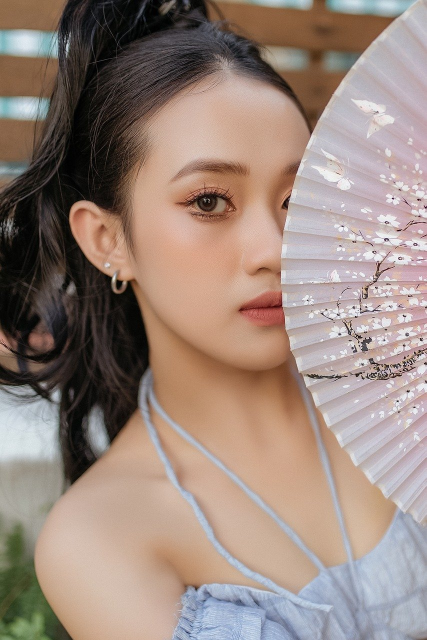
%> input picture matlab_kodları/kadin.jpg, 853 x 1280 px (shown at 1/2 size)
$ octave yakinlastirma.m   (GNU Octave 9; MATLAB toolbox functions it lacks are replaced by stand-ins)
%> lines starting %> are read from the running program, lines starting %| are printed output that depends on the picture
% Orijinal görüntünün yüklenmesi
orjinalresim = imread('kadin.jpg');
%> orjinalresim is the input picture: size 1280x853x3 uint8; mean R, G, B 153.3, 134.3, 124.7

% Seçilen bölgenin koordinatları: [sol üst x, sol üst y, genişlik, yükseklik]
secilibolge = [300, 300, 200, 200];

% Seçilen bölgenin kesilmesi
yakinlastirilmisbolge = imcrop(orjinalresim, secilibolge);
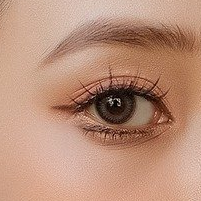
%> yakinlastirilmisbolge: size 201x201x3 uint8; mean R, G, B 186.3, 143.6, 121.8

% Kesilen bölgenin boyutunun büyütülmesi (yaklaşık %200 büyütme)
yakinlastirilmisbolge_buyutulmus = imresize(yakinlastirilmisbolge, 2);
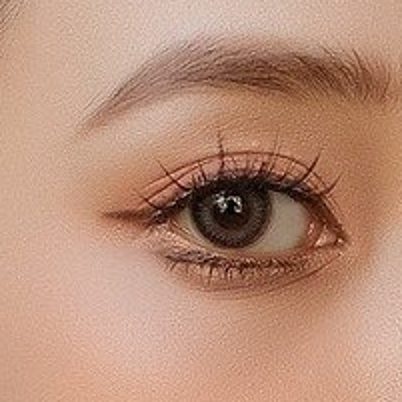
%> yakinlastirilmisbolge_buyutulmus: size 402x402x3 uint8; mean R, G, B 186.3, 143.6, 121.8

% Görüntülerin gösterilmesi
figure;
subplot(1, 2, 1);
imshow(orjinalresim);
title('Orjinal Görüntü');

subplot(1, 2, 2);
imshow(yakinlastirilmisbolge_buyutulmus);
title('Yakınlaştırılmış Görüntü');

$ run again, with matlab_kodları/cat.jpg copied over matlab_kodları/kadin.jpg
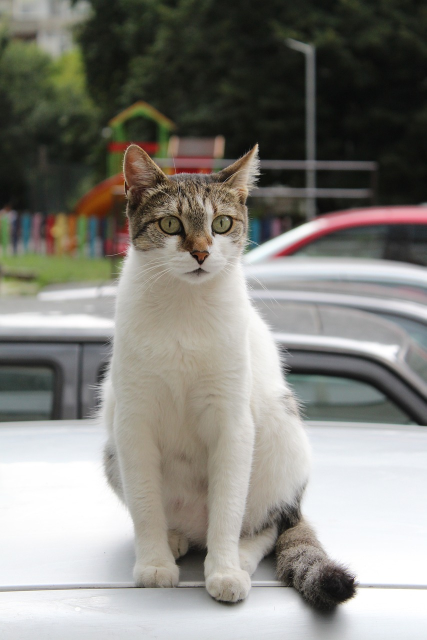
%> input picture matlab_kodları/cat.jpg, 853 x 1280 px (shown at 1/2 size)
%> orjinalresim is the input picture: size 1280x853x3 uint8; mean R, G, B 133.1, 131.6, 125.1
%> `yakinlastirilmisbolge = imcrop(orjinalresim, secilibolge);`:
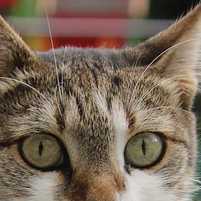
%> yakinlastirilmisbolge: size 201x201x3 uint8; mean R, G, B 121.9, 104.7, 88.4
%> `yakinlastirilmisbolge_buyutulmus = imresize(yakinlastirilmisbolge, 2);`:
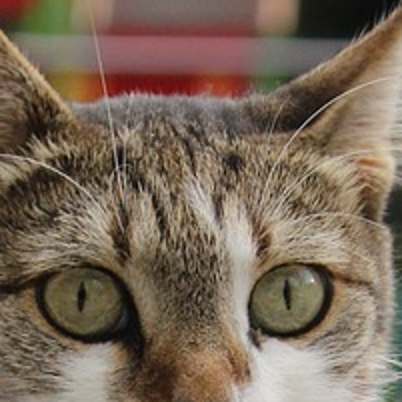
%> yakinlastirilmisbolge_buyutulmus: size 402x402x3 uint8; mean R, G, B 121.9, 104.7, 88.4
